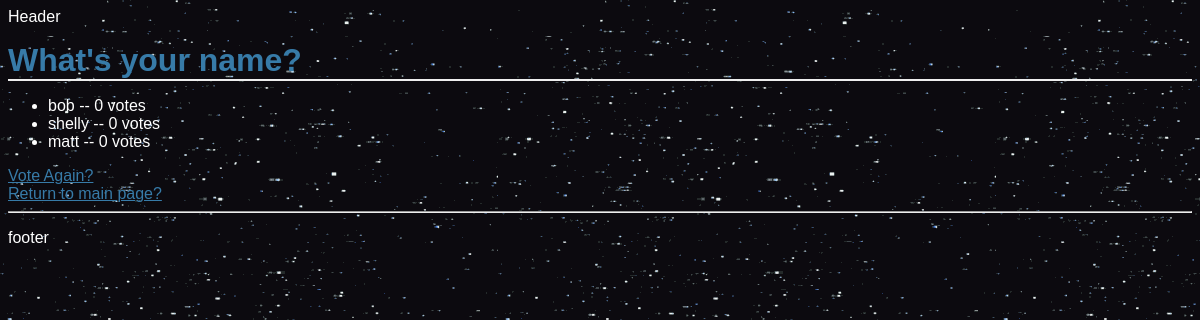
The page /polls/1/results on the database as committed earlier.
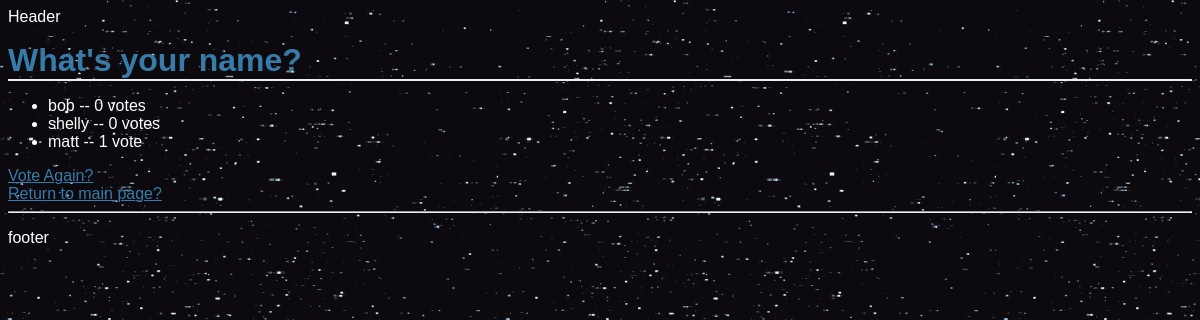
The same page on the database as committed later.
### polls/models.py (models this page shows, shortened)
class Choice(models.Model):
    choice_text = models.CharField(max_length=200)
    votes = models.IntegerField(default=0)
    question = models.ForeignKey(Question, on_delete=models.CASCADE)

### polls/views.py (the view)
# urls.py: url(r'^(?P<question_id>[0-9]+)/results$', views.results, name='results'),
def results(request, question_id):
    question = get_object_or_404(Question, pk = question_id)
    return render(request, 'polls/results.html', {'question':question})

### polls/templates/polls/results.html
{% extends 'polls/base.html' %}
{% block main_content %}
<h1> {{question.question_text}} </h1>
<ul>
    {% for choice in question.choice_set.all %}
    <li> {{choice.choice_text}} -- {{choice.votes}} vote{{choice.votes|pluralize}} </li>
   {% endfor %}
</ul>
<a href = "{% url 'polls:detail' question.id %}">Vote Again?</a>
<br>
<a href = "{% url 'polls:index' %}">Return to main page?</a>
{% endblock %}

Rows that differ between the two databases and show on the page:
changed Choice "matt": votes "0" → "1"
